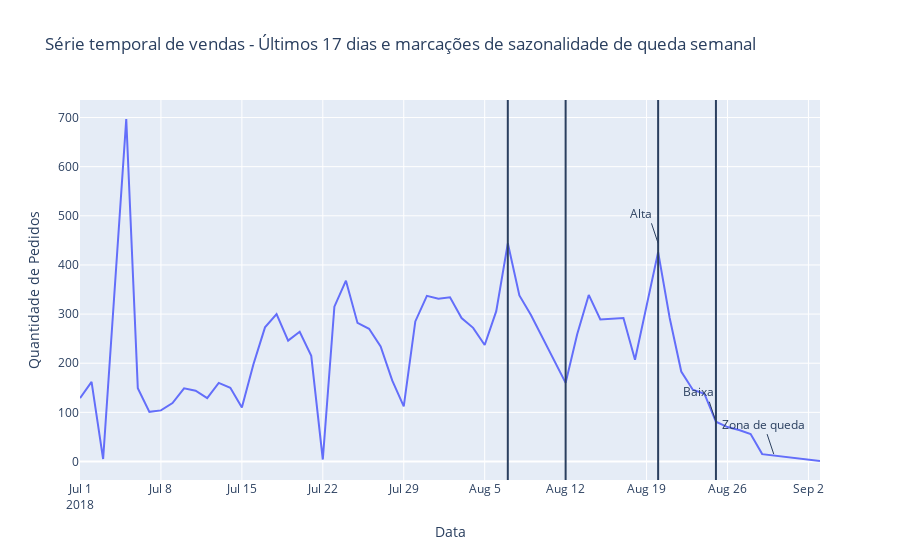

The code cell stored with this chart in its notebook:
### Code cell
fig = px.line(orders_daily.loc['2018-07-01':],
        y='Qt_Pedidos',
        #x='date',
        title="Série temporal de vendas - Últimos 17 dias e marcações de sazonalidade de queda semanal",
        labels={"ds": "Data", "Qt_Pedidos": "Quantidade de Pedidos"}
        )

fig.add_vline(x='2018-08-07')
fig.add_vline(x='2018-08-12')

fig.add_vline(x='2018-08-20')
fig.add_annotation(x='2018-08-20', y=444, text="Alta     ")

fig.add_vline(x='2018-08-25')
fig.add_annotation(x='2018-08-25', y=81, text="Baixa     ")


fig.add_annotation(x='2018-08-30', y=15, text="Zona de queda")

fig.show()

### Figure 1 — Plotly figure (JSON) as saved in the notebook; plotly's stock layout.template omitted (floating-point values rounded to 4 significant figures)
{"data": [{"hovertemplate": "Data=%{x}<br>Quantidade de Pedidos=%{y}<extra></extra>", "legendgroup": "", "line": {"color": "#636efa", "dash": "solid"}, "marker": {"symbol": "circle"}, "mode": "lines", "name": "", "orientation": "v", "showlegend": false, "type": "scatter", "x": ["2018-07-01T00:00:00", "2018-07-02T00:00:00", "2018-07-03T00:00:00", "2018-07-04T00:00:00", "2018-07-05T00:00:00", "2018-07-06T00:00:00", "2018-07-07T00:00:00", "2018-07-08T00:00:00", "2018-07-09T00:00:00", "2018-07-10T00:00:00", "2018-07-11T00:00:00", "2018-07-12T00:00:00", "2018-07-13T00:00:00", "2018-07-14T00:00:00", "2018-07-15T00:00:00", "2018-07-16T00:00:00", "2018-07-17T00:00:00", "2018-07-18T00:00:00", "2018-07-19T00:00:00", "2018-07-20T00:00:00", "2018-07-21T00:00:00", "2018-07-22T00:00:00", "2018-07-23T00:00:00", "2018-07-24T00:00:00", "2018-07-25T00:00:00", "2018-07-26T00:00:00", "2018-07-27T00:00:00", "2018-07-28T00:00:00", "2018-07-29T00:00:00", "2018-07-30T00:00:00", "2018-07-31T00:00:00", "2018-08-01T00:00:00", "2018-08-02T00:00:00", "2018-08-03T00:00:00", "2018-08-04T00:00:00", "2018-08-05T00:00:00", "2018-08-06T00:00:00", "2018-08-07T00:00:00", "2018-08-08T00:00:00", "2018-08-09T00:00:00", "2018-08-10T00:00:00", "2018-08-11T00:00:00", "2018-08-12T00:00:00", "2018-08-13T00:00:00", "2018-08-14T00:00:00", "2018-08-15T00:00:00", "2018-08-16T00:00:00", "2018-08-17T00:00:00", "2018-08-18T00:00:00", "2018-08-19T00:00:00", "2018-08-20T00:00:00", "2018-08-21T00:00:00", "2018-08-22T00:00:00", "2018-08-23T00:00:00", "2018-08-24T00:00:00", "2018-08-25T00:00:00", "2018-08-26T00:00:00", "2018-08-27T00:00:00", "2018-08-28T00:00:00", "2018-08-29T00:00:00", "2018-08-30T00:00:00", "2018-08-31T00:00:00", "2018-09-01T00:00:00", "2018-09-02T00:00:00", "2018-09-03T00:00:00"], "xaxis": "x", "y": [129, 162, 5, 351, 697, 149, 101, 104, 119, 149, 144, 129, 160, 150, 110, 198, 273, 300, 246, 264, 215, 4, 315, 368, 282, 270, 234, 165, 112, 285, 337, 331, 334, 292, 272, 237, 306, 444, 338, 298, 252, 208, 160, 259, 339, 289, 291, 292, 207, 316.5, 426, 292, 183, 146, 138, 81, 70, 64, 56, 15, 12.2, 9.4, 6.6, 3.8, 1], "yaxis": "y"}], "layout": {"annotations": [{"text": "Alta     ", "x": "2018-08-20", "y": 444}, {"text": "Baixa     ", "x": "2018-08-25", "y": 81}, {"text": "Zona de queda", "x": "2018-08-30", "y": 15}], "legend": {"tracegroupgap": 0}, "shapes": [{"type": "line", "x0": "2018-08-07", "x1": "2018-08-07", "xref": "x", "y0": 0, "y1": 1, "yref": "y domain"}, {"type": "line", "x0": "2018-08-12", "x1": "2018-08-12", "xref": "x", "y0": 0, "y1": 1, "yref": "y domain"}, {"type": "line", "x0": "2018-08-20", "x1": "2018-08-20", "xref": "x", "y0": 0, "y1": 1, "yref": "y domain"}, {"type": "line", "x0": "2018-08-25", "x1": "2018-08-25", "xref": "x", "y0": 0, "y1": 1, "yref": "y domain"}], "title": {"text": "Série temporal de vendas - Últimos 17 dias e marcações de sazonalidade de queda semanal"}, "xaxis": {"anchor": "y", "domain": [0, 1], "title": {"text": "Data"}}, "yaxis": {"anchor": "x", "domain": [0, 1], "title": {"text": "Quantidade de Pedidos"}}}}
